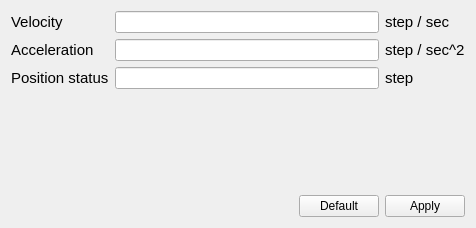
            <widget class="QWidget" name="tabMotorSetup">
             <attribute name="title">
              <string>Setup</string>
             </attribute>
             <layout class="QGridLayout" name="gridLayout_12">
              <item row="0" column="0">
               <layout class="QVBoxLayout" name="verticalLayout">
                <item>
                 <layout class="QGridLayout" name="gridLayout_7">
                  <item row="0" column="0">
                   <widget class="QLabel" name="lblvelocity">
                    <property name="font">
                     <font>
                      <pointsize>11</pointsize>
                     </font>
                    </property>
                    <property name="text">
                     <string>Velocity</string>
                    </property>
                   </widget>
                  </item>
                  <item row="0" column="1">
                   <widget class="QLineEdit" name="lineEditvelocity"/>
                  </item>
                  <item row="0" column="2">
                   <widget class="QLabel" name="label_3">
                    <property name="font">
                     <font>
                      <pointsize>11</pointsize>
                     </font>
                    </property>
                    <property name="text">
                     <string>step / sec</string>
                    </property>
                   </widget>
                  </item>
                  <item row="1" column="0">
                   <widget class="QLabel" name="lblacceleration">
                    <property name="font">
                     <font>
                      <pointsize>11</pointsize>
                     </font>
                    </property>
                    <property name="text">
                     <string>Acceleration</string>
                    </property>
                   </widget>
                  </item>
                  <item row="1" column="1">
                   <widget class="QLineEdit" name="lineEditacceleration"/>
                  </item>
                  <item row="1" column="2">
                   <widget class="QLabel" name="label_4">
                    <property name="font">
                     <font>
                      <pointsize>11</pointsize>
                     </font>
                    </property>
                    <property name="text">
                     <string>step / sec^2</string>
                    </property>
                   </widget>
                  </item>
                  <item row="2" column="0">
                   <widget class="QLabel" name="lblPositionStatus">
                    <property name="font">
                     <font>
                      <pointsize>11</pointsize>
                     </font>
                    </property>
                    <property name="text">
                     <string>Position status</string>
                    </property>
                   </widget>
                  </item>
                  <item row="2" column="1">
                   <widget class="QLineEdit" name="lineEditpositionstatus"/>
                  </item>
                  <item row="2" column="2">
                   <widget class="QLabel" name="label_5">
                    <property name="font">
                     <font>
                      <pointsize>11</pointsize>
                     </font>
                    </property>
                    <property name="text">
                     <string>step</string>
                    </property>
                   </widget>
                  </item>
                 </layout>
                </item>
                <item>
                 <spacer name="verticalSpacer">
                  <property name="orientation">
                   <enum>Qt::Vertical</enum>
                  </property>
                  <property name="sizeHint" stdset="0">
                   <size>
                    <width>20</width>
                    <height>100</height>
                   </size>
                  </property>
                 </spacer>
                </item>
                <item>
                 <layout class="QGridLayout" name="gridLayout_6">
                  <item row="0" column="0">
                   <spacer name="horizontalSpacer_5">
                    <property name="orientation">
                     <enum>Qt::Horizontal</enum>
                    </property>
                    <property name="sizeHint" stdset="0">
                     <size>
                      <width>288</width>
                      <height>20</height>
                     </size>
                    </property>
                   </spacer>
                  </item>
                  <item row="0" column="1">
                   <widget class="QPushButton" name="btnApplyMotorDefault">
                    <property name="text">
                     <string>Default</string>
                    </property>
                   </widget>
                  </item>
                  <item row="0" column="2">
                   <widget class="QPushButton" name="btnApplyMotorApply">
                    <property name="text">
                     <string>Apply</string>
                    </property>
                   </widget>
                  </item>
                 </layout>
                </item>
               </layout>
              </item>
             </layout>
            </widget>
